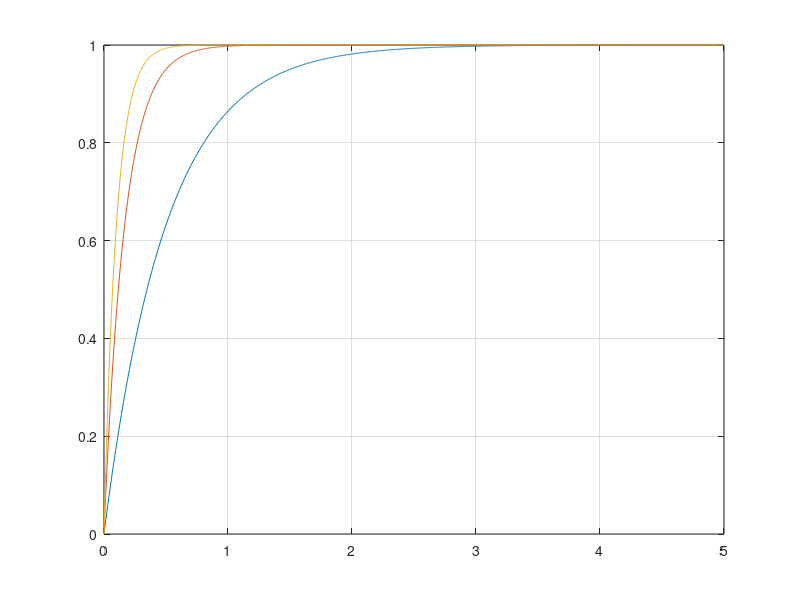

Write the MATLAB code that produced this figure.
t = 0:0.005:5;
num = 2;
den =[1,2];
sys = tf(num,den);

[y,t] = step(sys,t); plot(t,y); hold on;

num = 6; den =[1,6];
sys2 = tf(num,den);

[y,t] = step(sys2,t); plot(t,y); hold on;

num = 10; den =[1,10];
sys3 = tf(num,den);

[y,t] = step(sys3,t); plot(t,y); grid;
